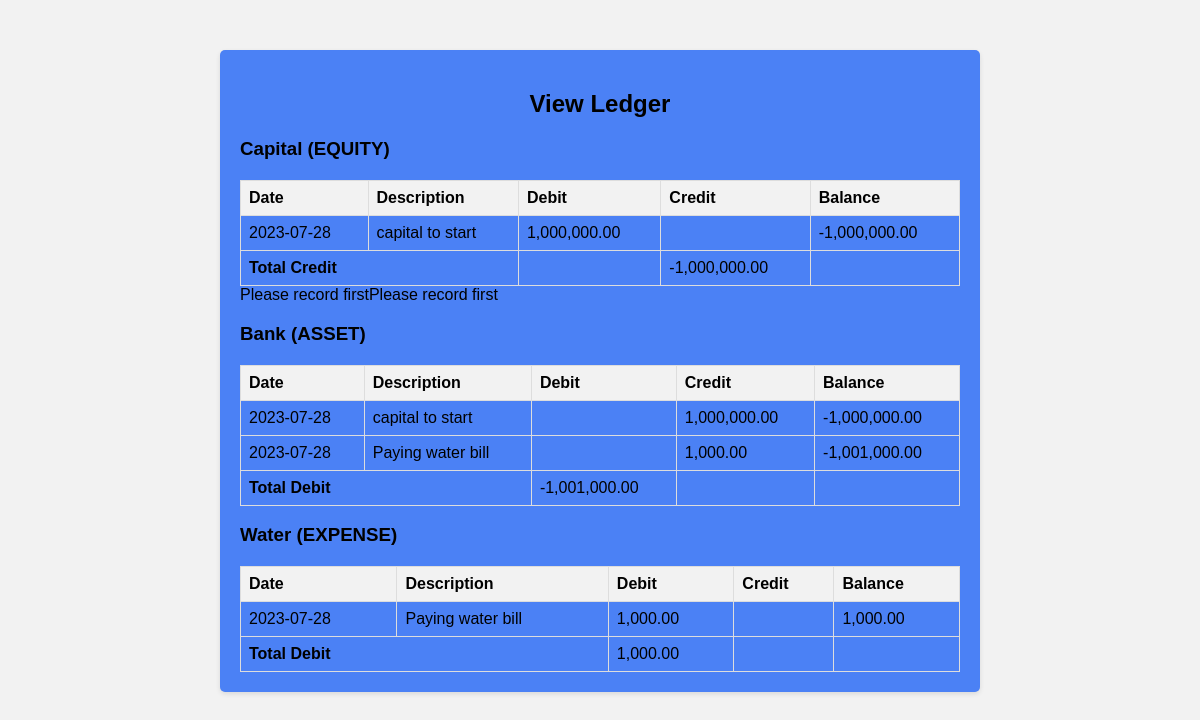
The app's page /pages/ledger_accounts.php with its own data.
### tables this page shows
CREATE TABLE `accounts` (
  `account_id` int(11) NOT NULL,
  `account_name` varchar(255) NOT NULL,
  `account_type` enum('asset','expense','equity','liability','income') NOT NULL
);

CREATE TABLE `journalentries` (
  `entry_id` int(11) NOT NULL,
  `transaction_id` int(11) NOT NULL,
  `account_id` int(11) NOT NULL,
  `debit_amount` decimal(10,2) DEFAULT NULL,
  `credit_amount` decimal(10,2) DEFAULT NULL
);

CREATE TABLE `transactions` (
  `transaction_id` int(11) NOT NULL,
  `transaction_date` date NOT NULL,
  `description` text DEFAULT NULL
);

### pages/ledger_accounts.php (the view, shortened to what this page needs)
<!DOCTYPE html>
<html>
<head>
    <link rel="stylesheet" type="text/css" href="./css/styles.css">
</head>
<body>
    <div class="content"  style="background-color:#4b81f5;">
        <h2>View Ledger</h2>
        <?php
        require_once './includes/connection.php';
        $sql_accounts = "SELECT account_id, account_name, account_type FROM Accounts";
        $result_accounts = $conn->query($sql_accounts);
        if ($result_accounts->num_rows > 0) {
            while ($row_account = $result_accounts->fetch_assoc()) {
                $account_id = $row_account['account_id'];
                $account_name = $row_account['account_name'];
                $account_type = $row_account['account_type'];
                $is_debit_account = ($account_type === 'asset' || $account_type === 'expense') ? true : false;
                $sql = "SELECT t.transaction_date, t.description, j.debit_amount, j.credit_amount
                        FROM Transactions t
                        INNER JOIN JournalEntries j ON t.transaction_id = j.transaction_id
                        WHERE j.account_id = $account_id
                        ORDER BY t.transaction_date";
                $result = $conn->query($sql);
                if ($result->num_rows > 0) {
                    echo '<h3>' . $account_name . ' (' . strtoupper($account_type) . ')</h3>';
                    echo '<table>';
                    echo '<tr><th>Date</th><th>Description</th><th>Debit</th><th>Credit</th><th>Balance</th></tr>';
                    $balance = 0;
                    while ($row = $result->fetch_assoc()) {
                        $debit_amount = $row['debit_amount'];
                        $credit_amount = $row['credit_amount'];
                        $balance += ($is_debit_account ? ($debit_amount - $credit_amount) : ($credit_amount - $debit_amount));
                        echo '<tr>';
                        echo '<td>' . $row['transaction_date'] . '</td>';
                        echo '<td>' . $row['description'] . '</td>';
                        echo '<td>' . ($debit_amount > 0 ? number_format($debit_amount, 2, '.', ',') : '') . '</td>';
                        echo '<td>' . ($credit_amount > 0 ? number_format($credit_amount, 2, '.', ',') : '') . '</td>';
                        echo '<td>' . number_format($balance, 2, '.', ',') . '</td>';
                        echo '</tr>';
                    }
                    echo '<tr>';
                    echo '<td colspan="2" align="right"><strong>Total ' . ($is_debit_account ? 'Debit' : 'Credit') . '</strong></td>';
                    echo '<td>' . ($is_debit_account ? number_format($balance, 2, '.', ',') : '') . '</td>';
                    echo '<td>' . (!$is_debit_account ? number_format($balance, 2, '.', ',') : '') . '</td>';
                    echo '<td></td>';
                    echo '</tr>';
                    echo '</table>';
                }
                else {
                    echo 'Please record first';
                }
            }
        }
        else {
            echo '<p>No accounts found.</p>';
        }
        ?>
    </div>
</body>
</html>

### pages/css/styles.css (style rules this page uses)
body { margin: 0; padding: 0; font-family: Arial, sans-serif; }
body { font-family: Arial, sans-serif; background-color: #f2f2f2; }
.content { max-width: 60%; margin: 0 auto; padding: 20px; margin-top: 50px; background-color: #ffffff; border-radius: 5px; box-shadow: 0 2px 5px rgba(0, 0, 0, 0.1); }
h2 { text-align: center; }
table { width: 100%; border-collapse: collapse; margin-top: 20px; }
th, td { border: 1px solid #ddd; padding: 8px; text-align: left; }
th { background-color: #f2f2f2; }

### records on screen
accounts: account_name "Capital", account_type "EQUITY", shows "Credit", balance "-1,000,000.00"
journalentries: transaction.transaction_date "2023-07-28", transaction.description "capital to start", debit_amount "1,000,000.00", balance "-1,000,000.00"
accounts: shows "Please record first"
accounts: shows "Please record first"
accounts: account_name "Bank", account_type "ASSET", shows "Debit", balance "-1,001,000.00"
journalentries: transaction.transaction_date "2023-07-28", transaction.description "capital to start", credit_amount "1,000,000.00", balance "-1,000,000.00"
journalentries: transaction.transaction_date "2023-07-28", transaction.description "Paying water bill", credit_amount "1,000.00", balance "-1,001,000.00"
accounts: account_name "Water", account_type "EXPENSE", shows "Debit", balance "1,000.00"
journalentries: transaction.transaction_date "2023-07-28", transaction.description "Paying water bill", debit_amount "1,000.00", balance "1,000.00"
